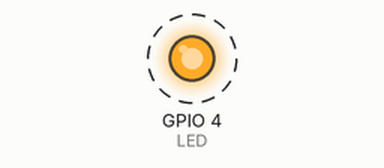
Simulated run of this program. Board: ESP32 board running MicroPython. Shown: output pins drawn as LEDs (lit = HIGH). Dashed ring = blinking. What the program prints to the serial console is not drawn. At 20.0 s the program stops and its outputs stay as they are.

Above: at 0.5 s.
Timing chart, 0 to 4.6 s (numbered marks = the images above):
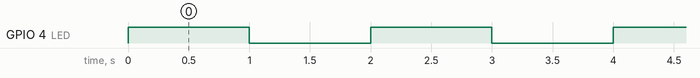

The program:

for.py
```python
from machine import Pin
from time import sleep

LED = Pin(4, Pin.OUT)

for i in range(0,10,1):
    print(i)
    LED.on()
    sleep(1)
    LED.off()
    sleep(1)

# for i in range(0,10,1):
#     print(i)
#     LED.value(True)
#     sleep(1)
#     LED.value(False)
#     sleep(1)
```

Measured:
- by itself, GPIO 4 (LED): alternates HIGH for 1.0 s and LOW for 1.0 s, 20 changes in all, then stays LOW
